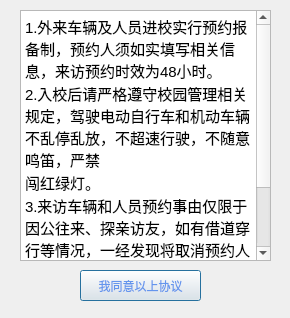
<?xml version="1.0" encoding="UTF-8"?>
<ui version="4.0">
 <class>Dialog</class>
 <widget class="QDialog" name="Dialog">
  <property name="geometry">
   <rect>
    <x>0</x>
    <y>0</y>
    <width>290</width>
    <height>318</height>
   </rect>
  </property>
  <property name="windowTitle">
   <string>来访车辆/人员预约须知</string>
  </property>
  <widget class="QWidget" name="widget" native="true">
   <property name="geometry">
    <rect>
     <x>0</x>
     <y>10</y>
     <width>291</width>
     <height>301</height>
    </rect>
   </property>
   <widget class="QTextBrowser" name="textBrowser">
    <property name="geometry">
     <rect>
      <x>20</x>
      <y>0</y>
      <width>251</width>
      <height>251</height>
     </rect>
    </property>
    <property name="html">
     <string>&lt;!DOCTYPE HTML PUBLIC &quot;-//W3C//DTD HTML 4.0//EN&quot; &quot;http://www.w3.org/TR/REC-html40/strict.dtd&quot;&gt;
&lt;html&gt;&lt;head&gt;&lt;meta name=&quot;qrichtext&quot; content=&quot;1&quot; /&gt;&lt;meta charset=&quot;utf-8&quot; /&gt;&lt;style type=&quot;text/css&quot;&gt;
p, li { white-space: pre-wrap; }
hr { height: 1px; border-width: 0; }
li.unchecked::marker { content: &quot;\2610&quot;; }
li.checked::marker { content: &quot;\2612&quot;; }
&lt;/style&gt;&lt;/head&gt;&lt;body style=&quot; font-family:'Ubuntu'; font-size:11pt; font-weight:400; font-style:normal;&quot;&gt;
&lt;p style=&quot; margin-top:0px; margin-bottom:0px; margin-left:0px; margin-right:0px; -qt-block-indent:0; text-indent:0px;&quot;&gt;1.外来车辆及人员进校实行预约报备制，预约人须如实填写相关信息，来访预约时效为48小时。&lt;/p&gt;
&lt;p style=&quot; margin-top:0px; margin-bottom:0px; margin-left:0px; margin-right:0px; -qt-block-indent:0; text-indent:0px;&quot;&gt;2.入校后请严格遵守校园管理相关规定，驾驶电动自行车和机动车辆不乱停乱放，不超速行驶，不随意鸣笛，严禁&lt;/p&gt;
&lt;p style=&quot; margin-top:0px; margin-bottom:0px; margin-left:0px; margin-right:0px; -qt-block-indent:0; text-indent:0px;&quot;&gt;闯红绿灯。&lt;/p&gt;
&lt;p style=&quot; margin-top:0px; margin-bottom:0px; margin-left:0px; margin-right:0px; -qt-block-indent:0; text-indent:0px;&quot;&gt;3.来访车辆和人员预约事由仅限于因公往来、探亲访友，如有借道穿行等情况，一经发现将取消预约人资格。&lt;/p&gt;
&lt;p style=&quot; margin-top:0px; margin-bottom:0px; margin-left:0px; margin-right:0px; -qt-block-indent:0; text-indent:0px;&quot;&gt;4.来访车辆请在预约时段内从各校门机动车通道有序进出校园。&lt;/p&gt;
&lt;p style=&quot;-qt-paragraph-type:empty; margin-top:0px; margin-bottom:0px; margin-left:0px; margin-right:0px; -qt-block-indent:0; text-indent:0px;&quot;&gt;&lt;br /&gt;&lt;/p&gt;&lt;/body&gt;&lt;/html&gt;</string>
    </property>
   </widget>
   <widget class="QPushButton" name="pushButton">
    <property name="geometry">
     <rect>
      <x>80</x>
      <y>260</y>
      <width>121</width>
      <height>31</height>
     </rect>
    </property>
    <property name="styleSheet">
     <string notr="true">color: rgb(100, 149, 237);</string>
    </property>
    <property name="text">
     <string>我同意以上协议</string>
    </property>
   </widget>
   <zorder>pushButton</zorder>
   <zorder>textBrowser</zorder>
  </widget>
 </widget>
 <resources/>
 <connections/>
</ui>
